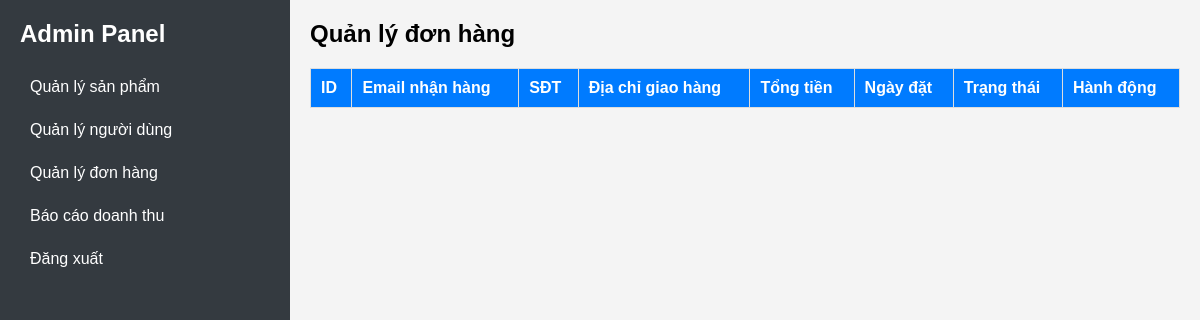
/Public/admin/index.php?section=orders (signed in), run on an earlier commit of the app's database.
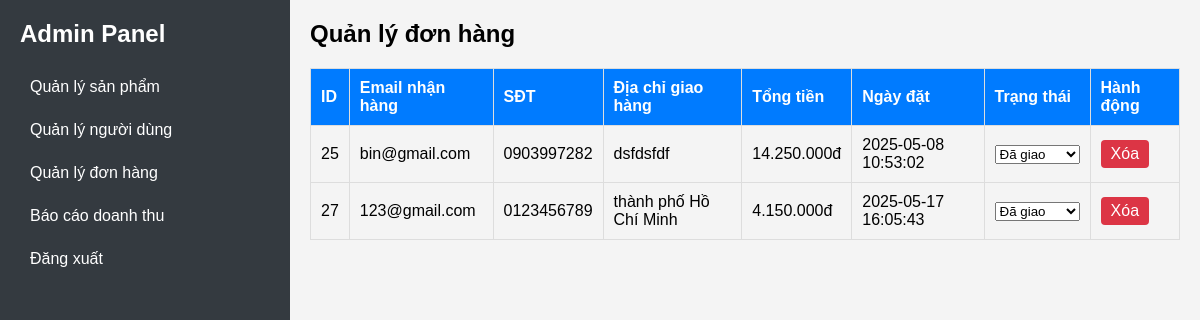
And on a later commit of the database.
### tables this page shows
CREATE TABLE `orders` (
  `id` int(11) NOT NULL,
  `user_id` int(11) DEFAULT NULL,
  `order_date` datetime DEFAULT current_timestamp(),
  `status` varchar(100) DEFAULT 'Đặt hàng',
  `total_amount` decimal(12,2) NOT NULL,
  `phone` varchar(20) NOT NULL,
  `email` varchar(255) NOT NULL,
  `address` text NOT NULL
);

### Public/admin/models/OrderModel.php (called while the page is built, shortened)
<?php
class OrderModel {
    private $db;
    public function __construct($db) {
        $this->db = $db;
    }
    public function getAllOrders() {
        $sql = "SELECT o.*, u.username, u.full_name
                FROM orders o
                JOIN users u ON o.user_id = u.id";
        $stmt = $this->db->prepare($sql);
        $stmt->execute();
        return $stmt->fetchAll(PDO::FETCH_OBJ);
    }
}
?>

### Public/admin/views/orders.php (the view, shortened to what this page needs)
<h2>Quản lý đơn hàng</h2>
<table>
    <tr>
        <th>ID</th>
        <th>Email nhận hàng</th>
        <th>SĐT</th>
        <th>Địa chỉ giao hàng</th>
        <th>Tổng tiền</th>
        <th>Ngày đặt</th>
        <th>Trạng thái</th>
        <th>Hành động</th>
    </tr>
    <?php foreach ($orders as $order) { ?>
        <tr>
            <td><?= $order->id ?></td>
            <td><?= $order->email ?></td>
            <td><?= $order->phone ?></td>
            <td><?= $order->address ?: 'Chưa cập nhật' ?></td>
            <td><?= number_format($order->total_amount, 0, ',', '.') ?>đ</td>
            <td><?= $order->order_date ?></td>
            <td>
                <form method="POST" action="index.php?section=orders&action=update_status">
                    <select name="status" onchange="this.form.submit()">
                        <option value="Đã giao" <?= $order->status == 'Đã giao' ? 'selected' : '' ?>>Đã giao</option>
                    </select>
                </form>
            </td>
            <td>
                <a href="index.php?section=orders&action=delete_order&id=<?= $order->id ?>" class="btn btn-danger" onclick="return confirm('Bạn có chắc chắn muốn xóa?')">Xóa</a>
            </td>
        </tr>
    <?php } ?>
</table>

What changed in the data, as far as the page shows it:
added orders: id "25", email "bin@gmail.com", phone "0903997282", address "dsfdsfdf", total_amount "14.250.000", order_date "2025-05-08 10:53:02", status "Đã giao"
added orders: id "27", email "123@gmail.com", phone "0123456789", address "thành phố Hồ Chí Minh", total_amount "4.150.000", order_date "2025-05-17 16:05:43", status "Đã giao"
